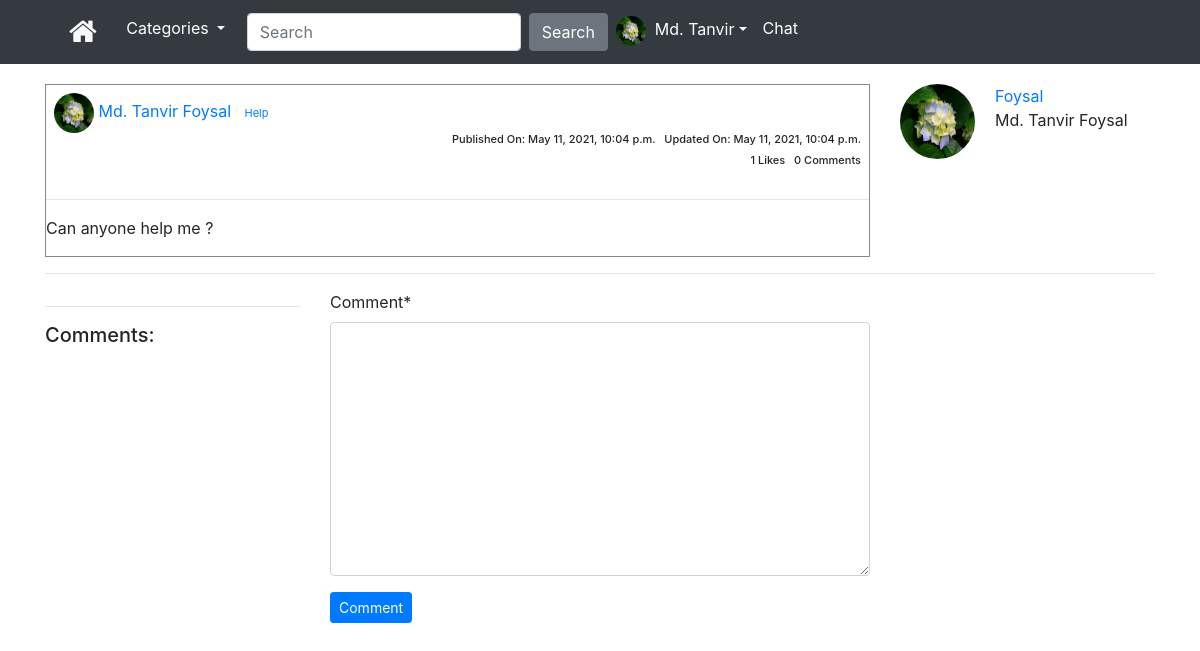
The page /content/details/12 (signed in) on the database as committed earlier.
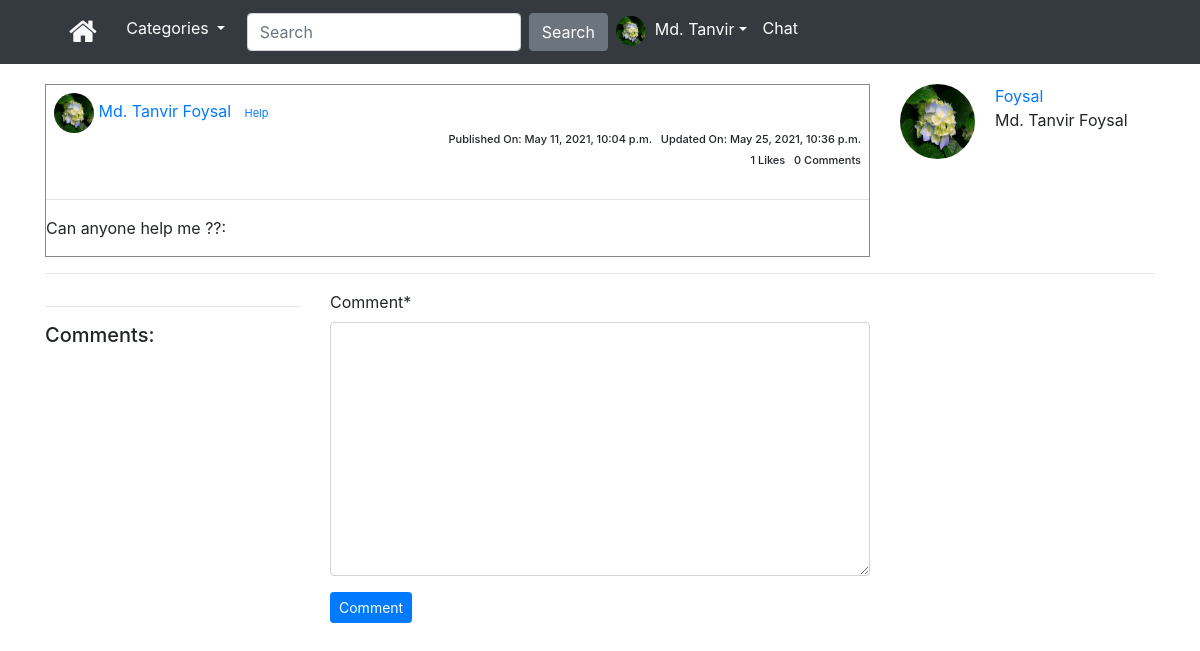
The same page on the database as committed later.
### App_Content/models.py (models this page shows)
class Content(models.Model):
    author = models.ForeignKey(User, on_delete=models.CASCADE, related_name='post_author')
    category = models.ForeignKey(Category, on_delete=models.CASCADE, related_name='category')
    caption_content = models.TextField(null=True, blank=True, verbose_name="What is on your mind?")
    image = models.ImageField(null=True, blank=True,
                              upload_to='content_images', verbose_name="Image")
    publish_date = models.DateTimeField(auto_now_add=True)
    update_date = models.DateTimeField(auto_now=True)
    class Meta:
        ordering = ['-publish_date', ]

class Category(models.Model):
    title = models.CharField(max_length=30)
    created = models.DateTimeField(auto_now_add=True)
    def __str__(self):
        return self.title
    class Meta:
        verbose_name_plural = "Categories"

### App_Login/models.py (models this page shows)
class UserProfile(models.Model):
    user = models.OneToOneField(User, related_name='user_profile', on_delete=models.CASCADE)
    description = models.TextField(blank=True)
    profile_pic = models.ImageField(upload_to='profile_pics', blank=True)
    dob = models.DateField(blank=True, null=True)
    website = models.URLField(blank=True)

### App_Content/views.py (the view, shortened to what this page needs)
# urls.py: path('details/<pk>', views.content_details, name='content_details'),
@login_required
def content_details(request, pk):
    content = Content.objects.get(pk=pk)
    comment_form = CommentForm()
    return render(request, 'App_Content/content_details.html', context={'content': content, 'comment_form': comment_form, })

### App_Content/forms.py
class CommentForm(forms.ModelForm):
    class Meta:
        model = Comment
        fields = ('comment',)

### App_Content/context_processors.py (called while the page is built)
def extras(request):
    cat_menu_list = Category.objects.all()
    return {'cat_menu_list': cat_menu_list}

### templates/App_Content/content_details.html (shortened to what this page needs)
{% extends 'base.html' %}
{% load crispy_forms_tags %}
{% block body_block %}
<div class="row">
  <div class="col-sm-9">
    <div style="border: 1px solid #888888;">
      <div style="padding:8px">
        {% if content.author.user_profile.profile_pic %}
        <img src="/media/{{content.author.user_profile.profile_pic}}" width="40px" height="40px" class="rounded-circle">
        {% else %}
        <img src="/media/default_pic.PNG" width="40px" height="40px" class="rounded-circle">
        {% endif %}
        <a href="{% url 'App_Login:user' username=content.author %}">{{content.author.first_name}} {{content.author.last_name}}</a> &nbsp; <small style="font-size:11px;">
          <a href="{% url 'App_Content:category' cats=content.category|slugify %}">{{content.category}}</a>
        </small>
        <h6 style="font-size:11px; text-align:right;">
          Published On: {{content.publish_date}} &nbsp; Updated On: {{content.update_date}}
        </h6>
        <h6 style="font-size:11px; text-align:right;">
          {{ content.liked_content.count }} Likes &nbsp; {{ content.content_comment.count }}&nbsp;Comments
        </h6>
      </div>
      <hr>
      {{content.caption_content|linebreaks}}
    </div>
  </div>
  <div class="col-sm-3">
    <div class="row">
      <div class="col-sm-4">
        {% if user.user_profile.profile_pic %}
        <img src="/media/{{user.user_profile.profile_pic}}" width="75px" height="75px" class="rounded-circle">
        {% else %}
        <img src="/media/default_pic.png" width="75px" height="75px" class="rounded-circle">
        {% endif %}
      </div>
      <div class="col-sm-8">
        <a href="{% url 'App_Login:profile' %}">{{user.username}}</a>
        <br>
        {{user.first_name}} {{user.last_name}}
      </div>
    </div>
  </div>
</div>
<hr>
<div class="row">
  <div class="col-sm-3">
    <hr>
    <h5>Comments: </h5>
  </div>
  <div class="col-sm-6">
    <form method="post">
      {{ comment_form|crispy }}
      <button type="submit" class="btn btn-primary btn-sm">Comment</button>
    </form>
  </div>
</div>
{% endblock %}

Rows that differ between the two databases and show on the page:
changed Content "Md. Tanvir": update_date "May 11, 2021, 10:04 p.m." → "May 25, 2021, 10:36 p.m."; caption_content "Can anyone help me ?" → "Can anyone help me ??:"
